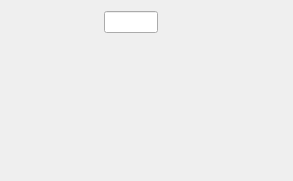
<?xml version="1.0" encoding="UTF-8"?>
<ui version="4.0">
 <class>RandomPinDialog</class>
 <widget class="QDialog" name="RandomPinDialog">
  <property name="geometry">
   <rect>
    <x>0</x>
    <y>0</y>
    <width>293</width>
    <height>181</height>
   </rect>
  </property>
  <property name="windowTitle">
   <string>Screen keyboard</string>
  </property>
  <layout class="QVBoxLayout" name="verticalLayout_2">
   <property name="spacing">
    <number>6</number>
   </property>
   <property name="leftMargin">
    <number>0</number>
   </property>
   <property name="rightMargin">
    <number>0</number>
   </property>
   <item>
    <widget class="QWidget" name="buttonWidget" native="true">
     <layout class="QGridLayout" name="gridLayout_4">
      <property name="leftMargin">
       <number>0</number>
      </property>
      <property name="topMargin">
       <number>0</number>
      </property>
      <property name="rightMargin">
       <number>0</number>
      </property>
      <property name="bottomMargin">
       <number>0</number>
      </property>
      <item row="0" column="0">
       <layout class="QGridLayout" name="buttonLayout">
        <item row="0" column="2">
         <widget class="QToolButton" name="clrButton">
          <property name="accessibleName">
           <string>Clear</string>
          </property>
          <property name="text">
           <string/>
          </property>
          <property name="autoRaise">
           <bool>true</bool>
          </property>
         </widget>
        </item>
        <item row="6" column="1">
         <spacer name="verticalSpacer">
          <property name="orientation">
           <enum>Qt::Vertical</enum>
          </property>
          <property name="sizeHint" stdset="0">
           <size>
            <width>20</width>
            <height>40</height>
           </size>
          </property>
         </spacer>
        </item>
        <item row="4" column="1">
         <widget class="QToolButton" name="button_pos_8">
          <property name="accessibleName">
           <string>*</string>
          </property>
          <property name="text">
           <string/>
          </property>
          <property name="autoRaise">
           <bool>true</bool>
          </property>
          <attribute name="buttonGroup">
           <string notr="true">pinButtons</string>
          </attribute>
         </widget>
        </item>
        <item row="3" column="0">
         <widget class="QToolButton" name="button_pos_4">
          <property name="accessibleName">
           <string>*</string>
          </property>
          <property name="text">
           <string/>
          </property>
          <property name="autoRaise">
           <bool>true</bool>
          </property>
          <attribute name="buttonGroup">
           <string notr="true">pinButtons</string>
          </attribute>
         </widget>
        </item>
        <item row="5" column="1">
         <widget class="QToolButton" name="button_pos_0">
          <property name="accessibleName">
           <string>*</string>
          </property>
          <property name="text">
           <string/>
          </property>
          <property name="autoRaise">
           <bool>true</bool>
          </property>
          <attribute name="buttonGroup">
           <string notr="true">pinButtons</string>
          </attribute>
         </widget>
        </item>
        <item row="2" column="1">
         <widget class="QToolButton" name="button_pos_2">
          <property name="accessibleName">
           <string>*</string>
          </property>
          <property name="text">
           <string/>
          </property>
          <property name="autoRaise">
           <bool>true</bool>
          </property>
          <attribute name="buttonGroup">
           <string notr="true">pinButtons</string>
          </attribute>
         </widget>
        </item>
        <item row="2" column="2">
         <widget class="QToolButton" name="button_pos_3">
          <property name="accessibleName">
           <string>*</string>
          </property>
          <property name="text">
           <string/>
          </property>
          <property name="autoRaise">
           <bool>true</bool>
          </property>
          <attribute name="buttonGroup">
           <string notr="true">pinButtons</string>
          </attribute>
         </widget>
        </item>
        <item row="5" column="2">
         <widget class="QToolButton" name="okButton">
          <property name="accessibleName">
           <string>OK</string>
          </property>
          <property name="text">
           <string/>
          </property>
          <property name="autoRaise">
           <bool>true</bool>
          </property>
         </widget>
        </item>
        <item row="2" column="0">
         <widget class="QToolButton" name="button_pos_1">
          <property name="accessibleName">
           <string>*</string>
          </property>
          <property name="text">
           <string/>
          </property>
          <property name="autoRaise">
           <bool>true</bool>
          </property>
          <attribute name="buttonGroup">
           <string notr="true">pinButtons</string>
          </attribute>
         </widget>
        </item>
        <item row="4" column="0">
         <widget class="QToolButton" name="button_pos_7">
          <property name="accessibleName">
           <string>*</string>
          </property>
          <property name="text">
           <string/>
          </property>
          <property name="autoRaise">
           <bool>true</bool>
          </property>
          <attribute name="buttonGroup">
           <string notr="true">pinButtons</string>
          </attribute>
         </widget>
        </item>
        <item row="5" column="0">
         <widget class="QToolButton" name="cnlButton">
          <property name="accessibleName">
           <string>Cancel</string>
          </property>
          <property name="text">
           <string/>
          </property>
          <property name="autoRaise">
           <bool>true</bool>
          </property>
         </widget>
        </item>
        <item row="3" column="2">
         <widget class="QToolButton" name="button_pos_6">
          <property name="accessibleName">
           <string>*</string>
          </property>
          <property name="text">
           <string/>
          </property>
          <property name="autoRaise">
           <bool>true</bool>
          </property>
          <attribute name="buttonGroup">
           <string notr="true">pinButtons</string>
          </attribute>
         </widget>
        </item>
        <item row="3" column="1">
         <widget class="QToolButton" name="button_pos_5">
          <property name="accessibleName">
           <string>*</string>
          </property>
          <property name="text">
           <string/>
          </property>
          <property name="autoRaise">
           <bool>true</bool>
          </property>
          <attribute name="buttonGroup">
           <string notr="true">pinButtons</string>
          </attribute>
         </widget>
        </item>
        <item row="4" column="2">
         <widget class="QToolButton" name="button_pos_9">
          <property name="accessibleName">
           <string>*</string>
          </property>
          <property name="text">
           <string/>
          </property>
          <property name="autoRaise">
           <bool>true</bool>
          </property>
          <attribute name="buttonGroup">
           <string notr="true">pinButtons</string>
          </attribute>
         </widget>
        </item>
        <item row="0" column="0" colspan="2">
         <widget class="QLineEdit" name="pin">
          <property name="accessibleName">
           <string>pin field</string>
          </property>
          <property name="maxLength">
           <number>6</number>
          </property>
          <property name="echoMode">
           <enum>QLineEdit::Password</enum>
          </property>
          <property name="readOnly">
           <bool>true</bool>
          </property>
         </widget>
        </item>
       </layout>
      </item>
     </layout>
    </widget>
   </item>
  </layout>
 </widget>
 <tabstops>
  <tabstop>button_pos_1</tabstop>
  <tabstop>button_pos_2</tabstop>
  <tabstop>button_pos_3</tabstop>
  <tabstop>button_pos_4</tabstop>
  <tabstop>button_pos_5</tabstop>
  <tabstop>button_pos_6</tabstop>
  <tabstop>button_pos_7</tabstop>
  <tabstop>button_pos_8</tabstop>
  <tabstop>button_pos_9</tabstop>
  <tabstop>button_pos_0</tabstop>
  <tabstop>okButton</tabstop>
  <tabstop>clrButton</tabstop>
  <tabstop>cnlButton</tabstop>
  <tabstop>pin</tabstop>
 </tabstops>
 <resources/>
 <connections/>
 <buttongroups>
  <buttongroup name="pinButtons">
   <property name="exclusive">
    <bool>false</bool>
   </property>
  </buttongroup>
 </buttongroups>
</ui>
